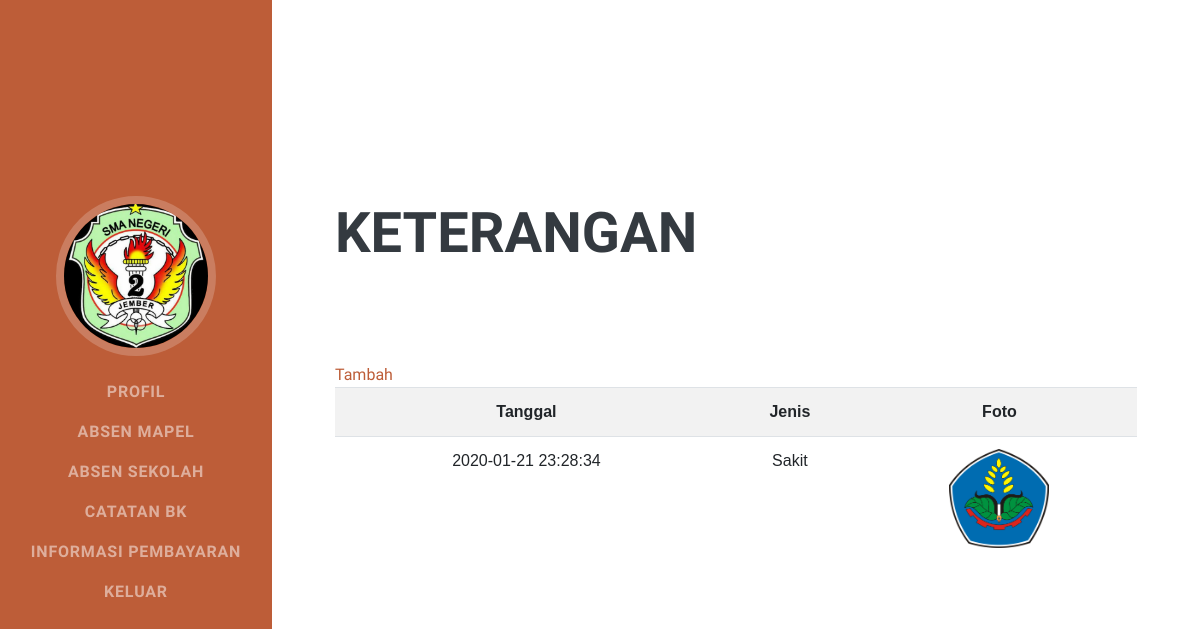
Screenshot of /SMSBEB/keterangan/keterangan.php (signed in) with the database file from the repository.
### tables this page shows
CREATE TABLE `tb_siswa` (
  `nis` varchar(11) NOT NULL,
  `nama` varchar(30) NOT NULL,
  `email` varchar(50) NOT NULL,
  `password` varchar(50) NOT NULL,
  `jenis_kelamin` tinyint(1) NOT NULL,
  `id_kelas` varchar(5) NOT NULL,
  `alamat` varchar(100) NOT NULL,
  `tempat_lahir` varchar(50) NOT NULL,
  `tanggal_lahir` date NOT NULL,
  `no_hp` varchar(13) NOT NULL,
  `kode` enum('User') DEFAULT NULL,
  `foto` varchar(100) NOT NULL
);

CREATE TABLE `tb_keterangan` (
  `id` int(6) NOT NULL,
  `nis` int(11) NOT NULL,
  `jenis` enum('Ijin','Sakit') NOT NULL,
  `tanggal` timestamp NOT NULL DEFAULT current_timestamp(),
  `foto` varchar(80) NOT NULL
);

### SMSBEB/keterangan/keterangan.php (the view)
<?php
include "../layout/head.php";
?>
  <div class="container-fluid p-0">
  <section class="resume-section p-3 p-lg-5 d-flex align-items-center" id="harian">
      <div class="w-100">
        <div class="container">
          <h2 class="mb-5">Keterangan</h2>
        <br>
        <br>
            <a href="form.php">Tambah </a>
        <table class="table table-striped" class="tabel" id="expandTab">
          <tr>
            <th>Tanggal</th>
            <th>Jenis</th>
            <th>Foto</th>
          </tr>
          <?php
          $queryKelas = mysqli_query($koneksi, "SELECT * FROM tb_keterangan tk where tk.nis='$nis'");
            foreach ($queryKelas as $k) {
          ?>
          <tr style="text-align:center">
            <td><?= $k['tanggal']  ?></td>
            <td><?= $k['jenis']  ?></td>
            <td ><img src="../../foto/surat/<?= $k['foto']  ?>" style="width:100px" alt=""></td>
          </tr>
        <?php } ?>
        </table>
        <br>
      </div>
      </div>
    </section>
  </div>
  <?php
include "../layout/footer.php";
?>

### SMSBEB/layout/head.php (shortened to what this page needs)
<?php
include '../../config/koneksi.php';
$nis = $_SESSION['nis'];
$sql = mysqli_query($koneksi,"SELECT ts.*, tk.nama as nama_kelas FROM tb_siswa ts INNER JOIN tb_kelas tk ON tk.id = ts.id_kelas WHERE ts.nis = '$nis'");
while ($data = mysqli_fetch_array($sql)) {
  $foto = $data["foto"];
}
 ?>
<!DOCTYPE html>
<html lang="en">
<head>
  <link href="../User/vendor/bootstrap/css/bootstrap.min.css" rel="stylesheet">
  <link href="../User/vendor/fontawesome-free/css/all.min.css" rel="stylesheet">
  <link href="../User/css/resume.min.css" rel="stylesheet">
</head>
<body id="page-top">
  <nav class="navbar navbar-expand-lg navbar-dark bg-primary fixed-top" id="sideNav">
    <a class="navbar-brand js-scroll-trigger" href="#page-top">
      <span class="d-none d-lg-block">
        <img class="img-fluid img-profile rounded-circle mx-auto mb-2" src="../../foto/siswa/<?php echo $foto; ?>" alt="">
      </span>
    </a>
    <div class="collapse navbar-collapse" id="navbarSupportedContent">
      <ul class="navbar-nav">
        <li class="nav-item">
          <a class="nav-link js-scroll-trigger" href="../dashboard/user.php">Profil</a>
        </li>
        <li class="nav-item">
          <a class="nav-link js-scroll-trigger" href="../absen/absen_mapel.php">Absen Mapel</a>
        </li>
        <li class="nav-item">
          <a class="nav-link js-scroll-trigger" href="../absen/absen_sekolah.php">Absen Sekolah</a>
        </li>
        <li class="nav-item">
          <a class="nav-link js-scroll-trigger" href="../bk/bk.php">Catatan BK</a>
        </li>
        <li class="nav-item">
          <a class="nav-link js-scroll-trigger" href="../pembayaran/pembayaran.php">Informasi Pembayaran</a>
        </li>
        <li class="nav-item">
          <a class="nav-link js-scroll-trigger" href="../../logout.php">Keluar</a>
        </li>
      </ul>
    </div>
  </nav>

### SMSBEB/layout/head.php (style rules this page uses)
table { font-family: arial, sans-serif; border-collapse: collapse; width: 100%; margin: auto; }
.tabel td, th { text-align: Center; padding: 2px; }

### rows the page displays
tb_siswa: foto (picture)
tb_keterangan: tanggal "2020-01-21 23:28:34", jenis "Sakit", foto (picture)
